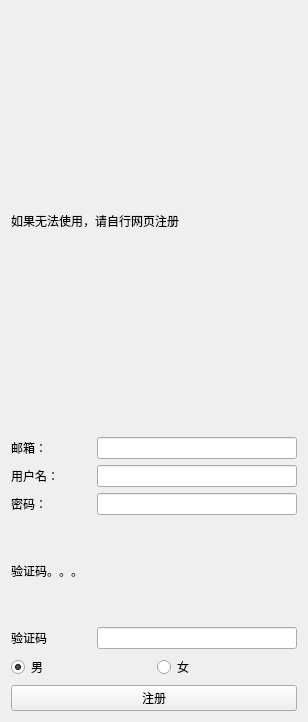
           <widget class="QWidget" name="scrollAreaWidgetContents_2">
            <property name="geometry">
             <rect>
              <x>0</x>
              <y>0</y>
              <width>306</width>
              <height>722</height>
             </rect>
            </property>
            <layout class="QVBoxLayout" name="verticalLayout_8">
             <item>
              <widget class="QLabel" name="label">
               <property name="text">
                <string>如果无法使用，请自行网页注册</string>
               </property>
              </widget>
             </item>
             <item>
              <layout class="QVBoxLayout" name="linkLayout"/>
             </item>
             <item>
              <layout class="QHBoxLayout" name="horizontalLayout_5">
               <item>
                <widget class="QLabel" name="user">
                 <property name="minimumSize">
                  <size>
                   <width>80</width>
                   <height>0</height>
                  </size>
                 </property>
                 <property name="maximumSize">
                  <size>
                   <width>60</width>
                   <height>16777215</height>
                  </size>
                 </property>
                 <property name="layoutDirection">
                  <enum>Qt::LayoutDirection::LeftToRight</enum>
                 </property>
                 <property name="text">
                  <string>邮箱：</string>
                 </property>
                 <property name="alignment">
                  <set>Qt::AlignmentFlag::AlignLeading|Qt::AlignmentFlag::AlignLeft|Qt::AlignmentFlag::AlignVCenter</set>
                 </property>
                </widget>
               </item>
               <item>
                <widget class="QLineEdit" name="userEdit">
                 <property name="minimumSize">
                  <size>
                   <width>200</width>
                   <height>0</height>
                  </size>
                 </property>
                </widget>
               </item>
              </layout>
             </item>
             <item>
              <layout class="QHBoxLayout" name="horizontalLayout_6">
               <item>
                <widget class="QLabel" name="name">
                 <property name="minimumSize">
                  <size>
                   <width>80</width>
                   <height>0</height>
                  </size>
                 </property>
                 <property name="maximumSize">
                  <size>
                   <width>60</width>
                   <height>16777215</height>
                  </size>
                 </property>
                 <property name="text">
                  <string>用户名：</string>
                 </property>
                 <property name="alignment">
                  <set>Qt::AlignmentFlag::AlignLeading|Qt::AlignmentFlag::AlignLeft|Qt::AlignmentFlag::AlignVCenter</set>
                 </property>
                </widget>
               </item>
               <item>
                <widget class="QLineEdit" name="nameEdit"/>
               </item>
              </layout>
             </item>
             <item>
              <layout class="QHBoxLayout" name="horizontalLayout_19">
               <item>
                <widget class="QLabel" name="passwd">
                 <property name="minimumSize">
                  <size>
                   <width>80</width>
                   <height>0</height>
                  </size>
                 </property>
                 <property name="maximumSize">
                  <size>
                   <width>60</width>
                   <height>16777215</height>
                  </size>
                 </property>
                 <property name="text">
                  <string>密码：</string>
                 </property>
                 <property name="alignment">
                  <set>Qt::AlignmentFlag::AlignLeading|Qt::AlignmentFlag::AlignLeft|Qt::AlignmentFlag::AlignVCenter</set>
                 </property>
                </widget>
               </item>
               <item>
                <widget class="QLineEdit" name="passwdEdit"/>
               </item>
              </layout>
             </item>
             <item>
              <widget class="QLabel" name="verPicture">
               <property name="minimumSize">
                <size>
                 <width>0</width>
                 <height>0</height>
                </size>
               </property>
               <property name="maximumSize">
                <size>
                 <width>16777215</width>
                 <height>100</height>
                </size>
               </property>
               <property name="text">
                <string>验证码。。。</string>
               </property>
              </widget>
             </item>
             <item>
              <layout class="QHBoxLayout" name="horizontalLayout_7">
               <item>
                <widget class="QLabel" name="verLabel">
                 <property name="minimumSize">
                  <size>
                   <width>80</width>
                   <height>0</height>
                  </size>
                 </property>
                 <property name="text">
                  <string>验证码</string>
                 </property>
                </widget>
               </item>
               <item>
                <widget class="QLineEdit" name="verEdit"/>
               </item>
              </layout>
             </item>
             <item>
              <layout class="QHBoxLayout" name="horizontalLayout_10">
               <item>
                <widget class="QRadioButton" name="gender_Male">
                 <property name="text">
                  <string>男</string>
                 </property>
                 <property name="checked">
                  <bool>true</bool>
                 </property>
                 <attribute name="buttonGroup">
                  <string notr="true">sexGroup</string>
                 </attribute>
                </widget>
               </item>
               <item>
                <widget class="QRadioButton" name="gender_Female">
                 <property name="text">
                  <string>女</string>
                 </property>
                 <attribute name="buttonGroup">
                  <string notr="true">sexGroup</string>
                 </attribute>
                </widget>
               </item>
              </layout>
             </item>
             <item>
              <widget class="QPushButton" name="registerButton">
               <property name="text">
                <string>注册</string>
               </property>
              </widget>
             </item>
            </layout>
           </widget>
